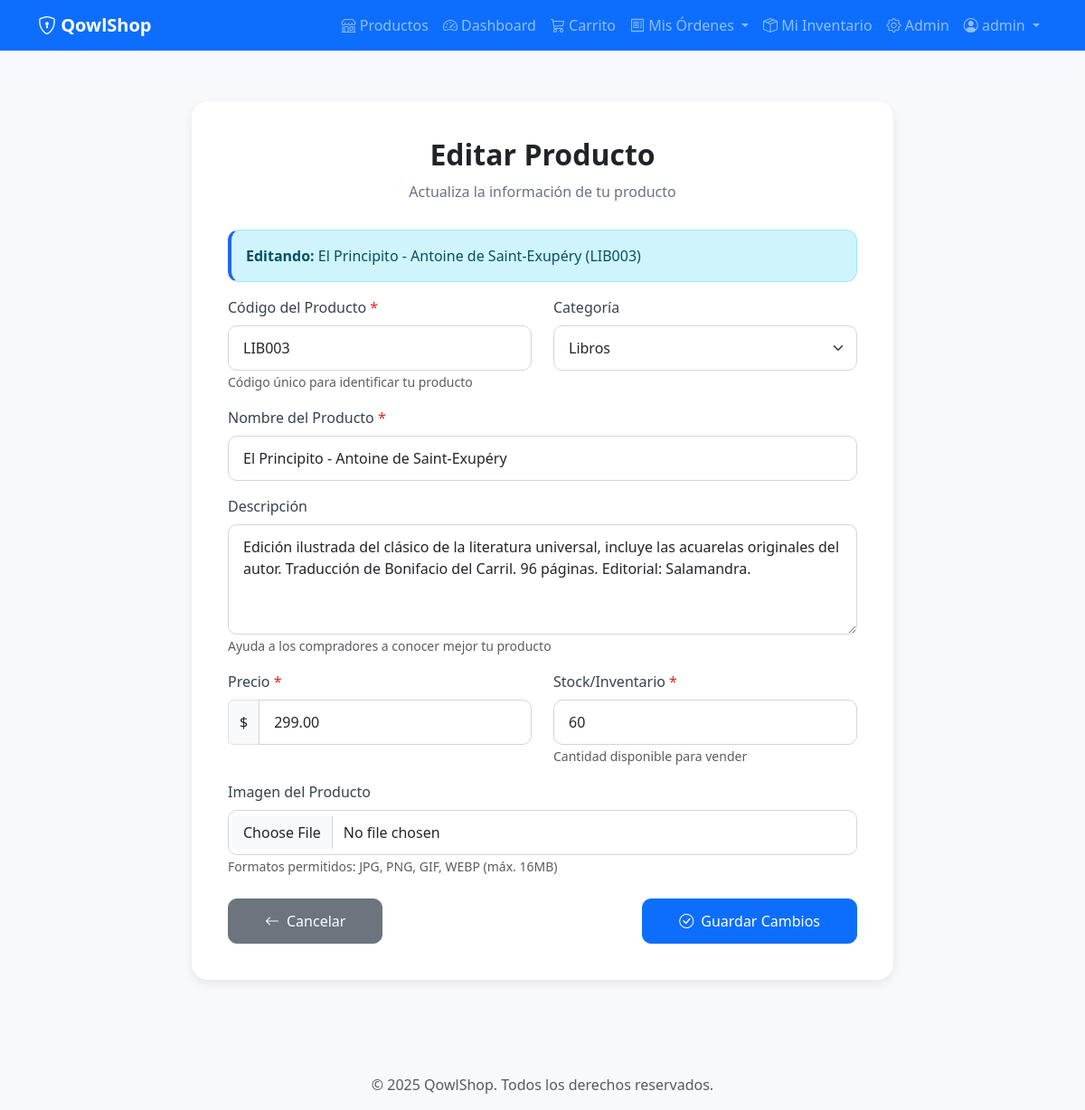
Page /products/19/edit (signed in) on the earlier database version.
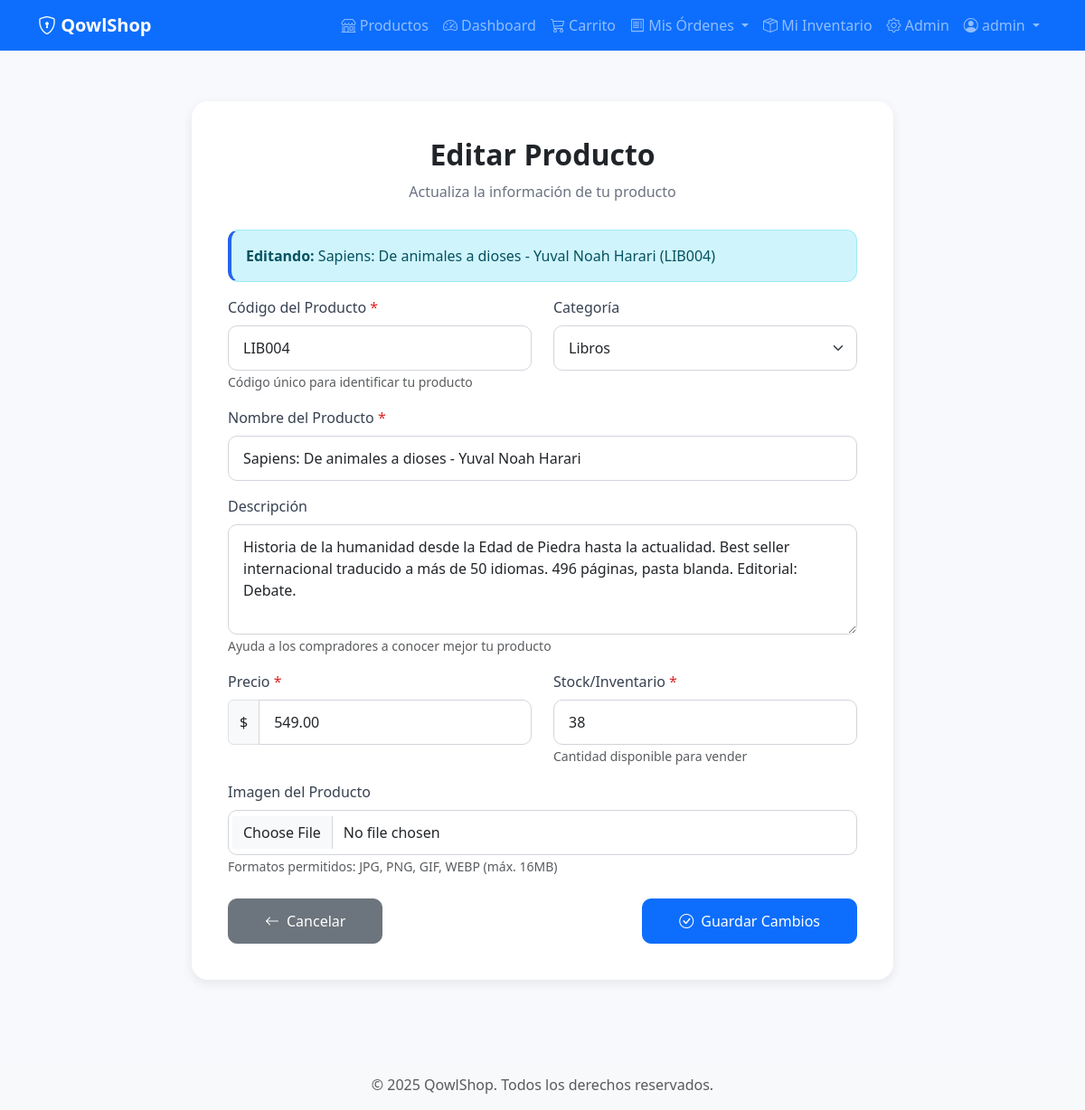
Same page on the later database version.
### modules/products/models.py (models this page shows, shortened)
class Product(db.Model):
    __tablename__ = 'products'
    id = db.Column(db.Integer, primary_key=True)
    code = db.Column(db.String(50), unique=True, nullable=False, index=True)
    name = db.Column(db.String(200), nullable=False, index=True)
    description = db.Column(db.Text)
    price = db.Column(db.Numeric(10, 2), nullable=False, index=True)
    stock = db.Column(db.Integer, nullable=False, default=0)
    image_url = db.Column(db.String(300))
    is_active = db.Column(db.Boolean, default=True, nullable=False)
    seller_id = db.Column(db.Integer, db.ForeignKey('users.id'), nullable=False, index=True)
    category_id = db.Column(db.Integer, db.ForeignKey('categories.id'), nullable=True)
    created_at = db.Column(db.DateTime, default=datetime.utcnow, nullable=False)
    updated_at = db.Column(db.DateTime, default=datetime.utcnow, onupdate=datetime.utcnow)
    __table_args__ = (
        CheckConstraint('price >= 0', name='check_price_positive'),
        CheckConstraint('stock >= 0', name='check_stock_non_negative'),
    )
    seller = db.relationship('User', back_populates='products', foreign_keys=[seller_id])
    category = db.relationship('Category', back_populates='products')
    order_items = db.relationship('OrderItem', back_populates='product', lazy='dynamic')
    cart_items = db.relationship('CartItem', back_populates='product', lazy='dynamic')

### modules/products/routes.py (the view, shortened to what this page needs)
@products_bp.route('/<int:id>/edit', methods=['GET', 'POST'])
@login_required
@seller_required
def edit(id):
    product = Product.query.get_or_404(id)
    if product.seller_id != current_user.id and not current_user.is_admin():
        abort(403)
    form = ProductForm(product=product, obj=product)
    return render_template('products/edit.html', form=form, product=product)

### modules/auth/models.py (called while the page is built)
@login_manager.user_loader
def load_user(user_id):
    return User.query.get(int(user_id))

    def is_admin(self):
        return self.role == 'admin'

    def can_sell(self):
        return self.is_seller or self.is_admin()

### modules/products/templates/products/edit.html (shortened to what the changed rows need)
{% extends "base.html" %}
{% block content %}
<div class="container form-container">
    <div class="form-card">
        <div class="text-center mb-4">
            <h2>Editar Producto</h2>
            <p class="subtitle">Actualiza la información de tu producto</p>
        </div>
        <div class="alert alert-info">
            <strong>Editando:</strong> {{ product.name }} ({{ product.code }})
        </div>
        <form method="POST" enctype="multipart/form-data" novalidate>
            <div class="row">
                <div class="col-md-6 mb-3">
                    <label for="{{ form.code.id }}" class="form-label required-field">
                        {{ form.code.label.text }}
                    </label>
                    {{ form.code(class="form-control" + (" is-invalid" if form.code.errors else ""), placeholder="Ej: PROD001") }}
                    <small class="text-muted">Código único para identificar tu producto</small>
                </div>
                <div class="col-md-6 mb-3">
                    <label for="{{ form.category_id.id }}" class="form-label">
                        {{ form.category_id.label.text }}
                    </label>
                    {{ form.category_id(class="form-select" + (" is-invalid" if form.category_id.errors else "")) }}
                </div>
            </div>
            <div class="mb-3">
                <label for="{{ form.name.id }}" class="form-label required-field">
                    {{ form.name.label.text }}
                </label>
                {{ form.name(class="form-control" + (" is-invalid" if form.name.errors else ""), placeholder="Ej: Laptop HP 15.6 pulgadas") }}
            </div>
            <div class="mb-3">
                <label for="{{ form.description.id }}" class="form-label">
                    {{ form.description.label.text }}
                </label>
                {{ form.description(class="form-control" + (" is-invalid" if form.description.errors else ""), rows="4", placeholder="Describe las características principales de tu producto...") }}
                <small class="text-muted">Ayuda a los compradores a conocer mejor tu producto</small>
            </div>
            <div class="row">
                <div class="col-md-6 mb-3">
                    <div class="input-group">
                        <span class="input-group-text">$</span>
                        {{ form.price(class="form-control" + (" is-invalid" if form.price.errors else ""), placeholder="99.99") }}
                    </div>
                </div>
                <div class="col-md-6 mb-3">
                    <label for="{{ form.stock.id }}" class="form-label required-field">
                        {{ form.stock.label.text }}
                    </label>
                    {{ form.stock(class="form-control" + (" is-invalid" if form.stock.errors else ""), placeholder="10", min="0") }}
                    <small class="text-muted">Cantidad disponible para vender</small>
                </div>
            </div>
            <div class="mb-4">
            </div>
            <div class="d-flex justify-content-between align-items-center">
            </div>
        </form>
    </div>
</div>
{% endblock %}

Differences in the rows shown:
changed Product "Libros": name "El Principito - Antoine de Saint-Exupéry" → "Sapiens: De animales a dioses - Yuval Noah Harari"; code "LIB003" → "LIB004"; description "Edición ilustrada del clásico de la literatura universal, incluye las acuarelas originales del autor. Traducción de Bonifacio del Carril. 96 páginas. Editorial: Salamandra." → "Historia de la humanidad desde la Edad de Piedra hasta la actualidad. Best seller internacional traducido a más de 50 idiomas. 496 páginas, pasta blanda. Editorial: Debate."; price "299.00" → "549.00"; stock "60" → "38"
